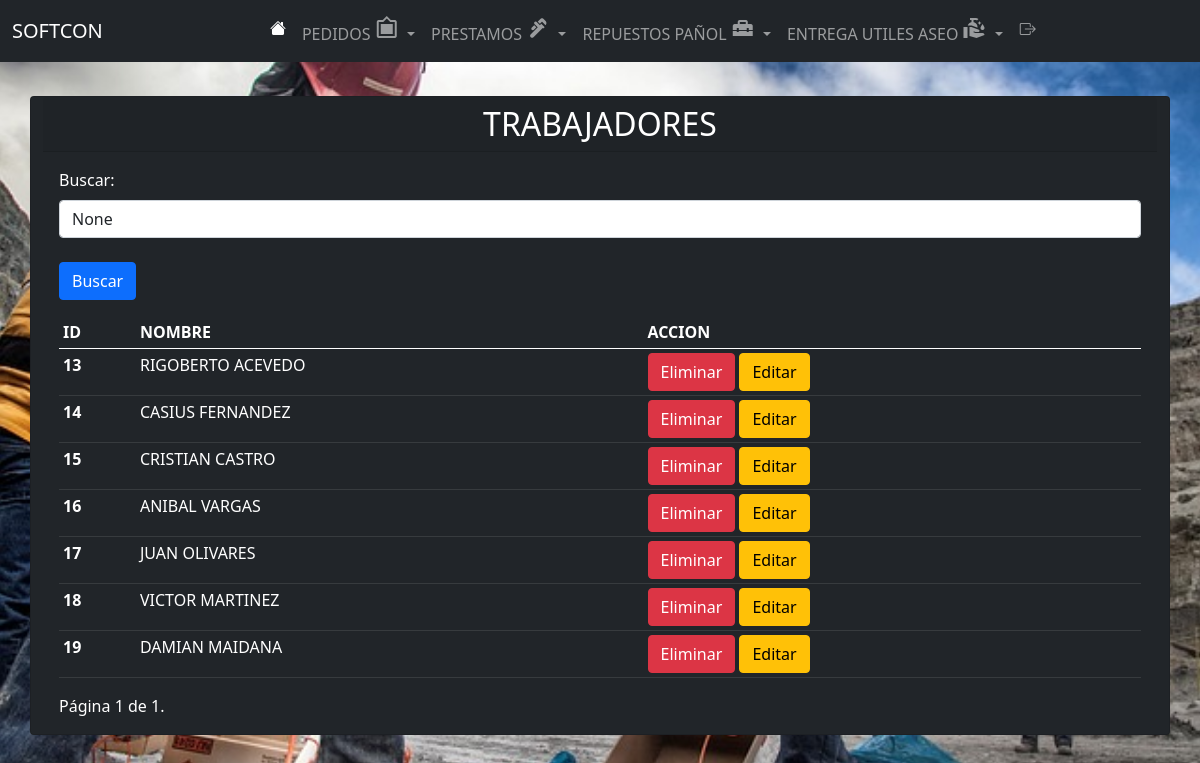
Page /lista_obrero/ (signed in) on the earlier database version.
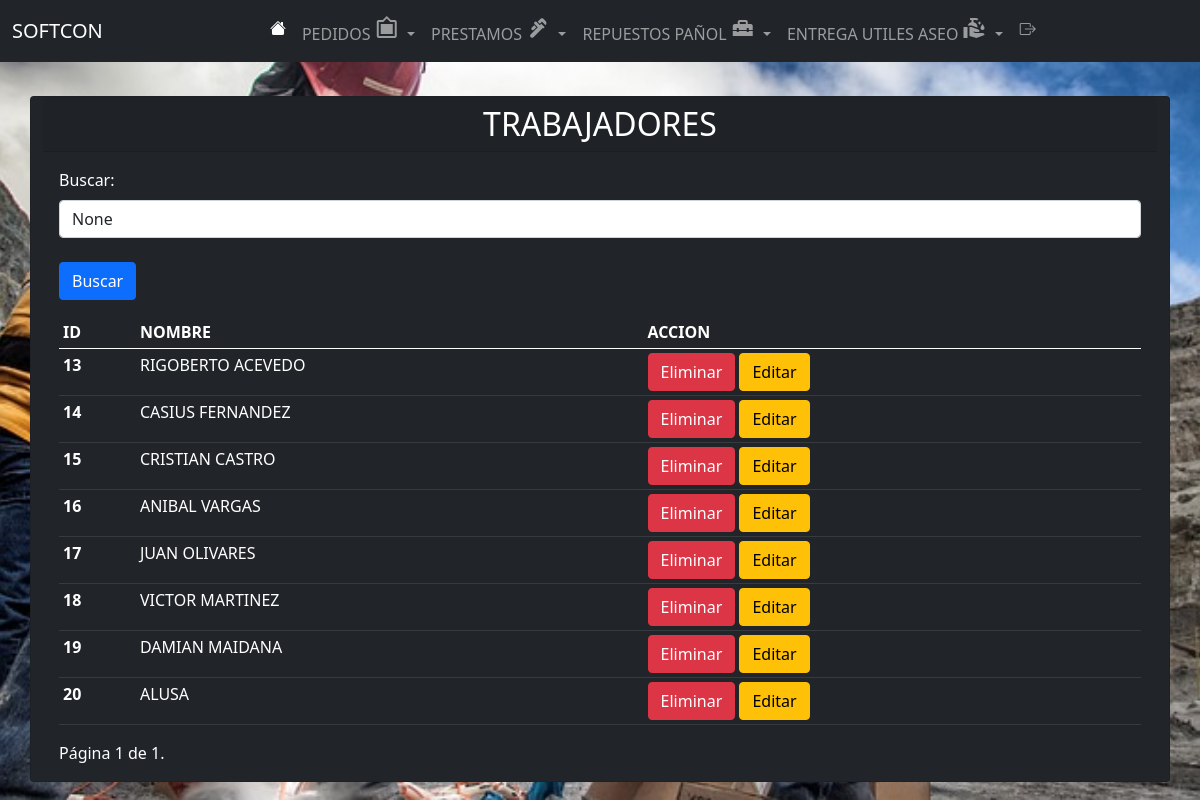
Same page on the later database version.
### app/models.py (models this page shows, shortened)
class Obrero(models.Model):
    nombre = models.CharField(max_length=100)

### app/views.py (the view)
# urls.py: path('lista_obrero/', lista_obrero, name='lista_obrero'),
@login_required
def lista_obrero(request):
    obreros_list = Obrero.objects.all()
    search_term = request.GET.get('buscar')
    if search_term:
        obreros_list = obreros_list.filter(Q(nombre__icontains=search_term))
    paginator = Paginator(obreros_list, 9)
    page = request.GET.get('page')
    try:
        obreros = paginator.page(page)
    except PageNotAnInteger:
        obreros = paginator.page(1)
    except EmptyPage:
        obreros = paginator.page(paginator.num_pages)
    return render(request, 'app/lista_obrero.html', {'obreros': obreros, 'search_term': search_term})

### app/templates/app/lista_obrero.html (shortened to what this page needs)
{% extends 'app/base.html' %}
{% block content %}
<link rel="stylesheet" type="text/css" href="https://cdn.datatables.net/1.11.5/css/jquery.dataTables.css">
<br><br><br><br>
  <div class="container">
    <div class="row justify-content-center">
      <div class="card bg-dark text-white">
        <h2 class="card-header text-center">TRABAJADORES</h2>
        <div class="card-body">
          <div class="mb-3">
            <form method="GET" action="{% url 'lista_obrero' %}">
                <label for="buscar" class="form-label">Buscar:</label>
                <input type="text" class="form-control" id="buscar" name="buscar" placeholder="Escribe para buscar..."
                    value="{{ search_term }}">
                    <br>
                <button type="submit" class="btn btn-primary">Buscar</button>
            </form>
          </div>
          <table class="table mx-auto table-dark table-sm">
            <thead>
              <tr>
                <th scope="col">ID</th>
                <th scope="col">NOMBRE</th>
                <th scope="col">ACCION</th>
              </tr>
            </thead>
            <tbody>
              {% for obrero in obreros %}
                <tr>
                  <th scope="row">{{ obrero.id }}</th>
                  <td>{{ obrero.nombre }}</td>
                  <td>
                    <a href="{% url 'eliminar_obrero' obrero.id %}" class="btn btn-danger">Eliminar</a>
                    <a href="{% url 'editar_obrero' obrero.id %}" class="btn btn-warning">Editar</a>
                  </td>
                </tr>
              {% endfor %}
            </tbody>
          </table>
          <div class="pagination">
            <span class="step-links">
                <span class="current">
                    Página {{ obreros.number }} de {{ obreros.paginator.num_pages }}.
                </span>
            </span>
          </div>
        </div>
      </div>
    </div>
  </div>
{% endblock %}

Differences in the rows shown:
added Obrero: id "20", nombre "ALUSA"
